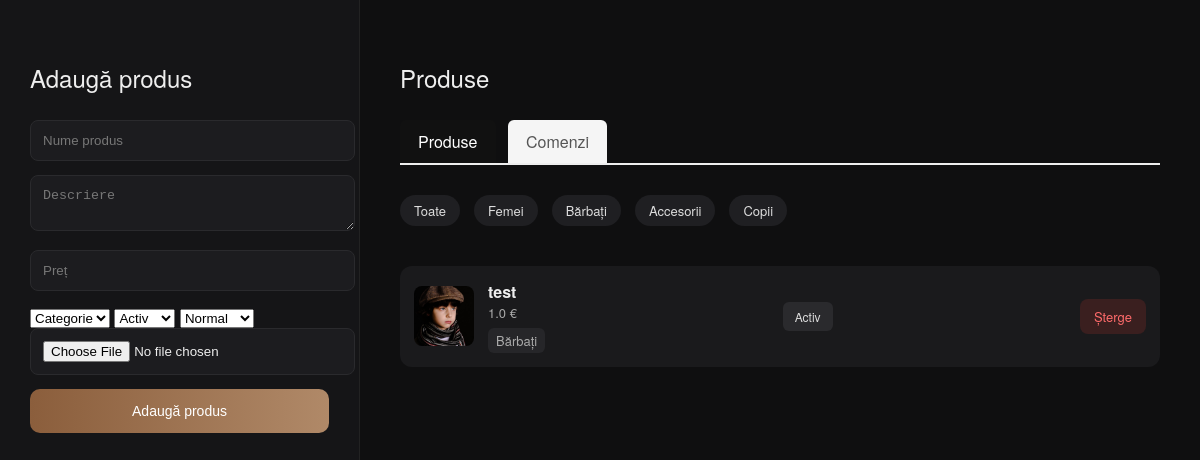
Page /admin?categorie=Bărbați on the earlier database version.
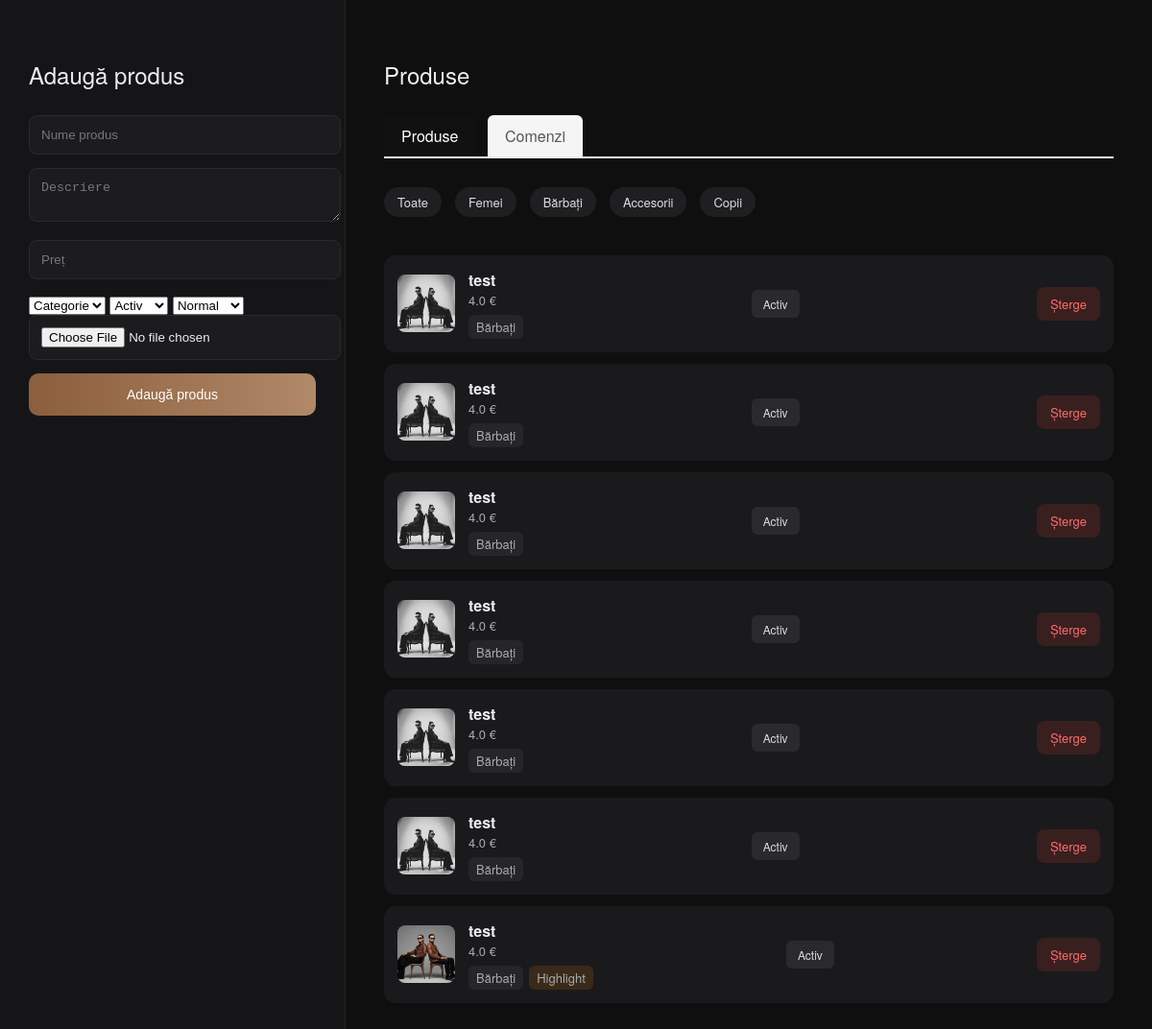
Same page on the later database version.
### tables this page shows
CREATE TABLE produse (
            id INTEGER PRIMARY KEY AUTOINCREMENT,
            nume TEXT NOT NULL,
            pret REAL NOT NULL,
            imagine TEXT NOT NULL,
            descriere TEXT
        , categorie TEXT, status INTEGER DEFAULT 1, highlight INTEGER DEFAULT 0);

### app.py (the view)
@app.route("/admin")
def admin():
    categorie = request.args.get("categorie")
    db = get_db()
    if categorie and categorie != "Toate":
        produse = db.execute(
            "SELECT * FROM produse WHERE categorie=?",
            (categorie,)
        ).fetchall()
    else:
        produse = db.execute("SELECT * FROM produse").fetchall()
    return render_template("admin.html", produse=produse, categorie=categorie)

### app.py (called while the page is built)
@app.context_processor
def inject_client():
    return dict(
        client_logat="client_id" in session,
        client_nume=session.get("client_nume"),
        client_email=session.get("client_email")
    )

def get_db():
    conn = sqlite3.connect(DATABASE)
    conn.row_factory = sqlite3.Row
    return conn

### templates/admin.html (shortened to what this page needs)
<!DOCTYPE html>
<html lang="ro">
<head>
    <link rel="stylesheet" href="{{ url_for('static', filename='style.css') }}">
</head>
<body class="admin-dark">
<div class="admin-layout">
    <div class="admin-sidebar">
        <h2>Adaugă produs</h2>
        <form method="post" action="/admin/adauga" enctype="multipart/form-data">
            <input type="text" name="nume" placeholder="Nume produs" required>
            <textarea name="descriere" placeholder="Descriere"></textarea>
            <input type="number" step="0.01" name="pret" placeholder="Preț" required>
            <select name="categorie" required>
                <option value="">Categorie</option>
            </select>
            <select name="status">
                <option value="1">Activ</option>
            </select>
            <select name="highlight">
                <option value="0">Normal</option>
            </select>
            <input type="file" name="imagine" accept="image/*" required>
            <button type="submit">Adaugă produs</button>
        </form>
    </div>
    <div class="admin-content">
        <div class="admin-header">
            <h2>Produse</h2>
            <div class="admin-nav">
                <a href="/admin" class="tab active">Produse</a>
                <a href="/admin/comenzi" class="tab">Comenzi</a>
            </div>
            <div class="admin-filter">
                <a href="/admin">Toate</a>
                <a href="/admin?categorie=Femei">Femei</a>
                <a href="/admin?categorie=Bărbați">Bărbați</a>
                <a href="/admin?categorie=Accesorii">Accesorii</a>
                <a href="/admin?categorie=Copii">Copii</a>
            </div>
        </div>
        <div class="admin-list-scroll">
            <div class="admin-table">
                {% for p in produse %}
                <div class="admin-row">
                    <img src="{{ p.imagine }}">
                    <div class="admin-row-info">
                        <strong>{{ p.nume }}</strong>
                        <span>{{ p.pret }} €</span>
                        <div class="admin-badges">
                            <span class="badge-cat">{{ p.categorie }}</span>
                            {% if p.highlight == 1 %}
                                <span class="badge-highlight">Highlight</span>
                            {% endif %}
                        </div>
                    </div>
                    <a href="/admin/toggle/{{ p.id }}" class="admin-status">
                        {% if p.status == 1 %}
                            Activ
                        {% else %}
                            Inactiv
                        {% endif %}
                    </a>
                    <a href="/admin/sterge/{{ p.id }}" class="admin-delete">Șterge</a>
                </div>
                {% endfor %}
            </div>
        </div>
    </div>
</div>
</body>
</html>

Differences in the rows shown:
removed produse: imagine (picture), nume "test", pret "1.0", categorie "Bărbați", status "Activ"
added produse: imagine (picture), nume "test", pret "4.0", categorie "Bărbați", status "Activ"
added produse: imagine (picture), nume "test", pret "4.0", categorie "Bărbați", status "Activ"
added produse: imagine (picture), nume "test", pret "4.0", categorie "Bărbați", status "Activ"
added produse: imagine (picture), nume "test", pret "4.0", categorie "Bărbați", status "Activ"
added produse: imagine (picture), nume "test", pret "4.0", categorie "Bărbați", status "Activ"
added produse: imagine (picture), nume "test", pret "4.0", categorie "Bărbați", status "Activ"
added produse: imagine (picture), nume "test", pret "4.0", categorie "Bărbați", highlight "Highlight", status "Activ"
